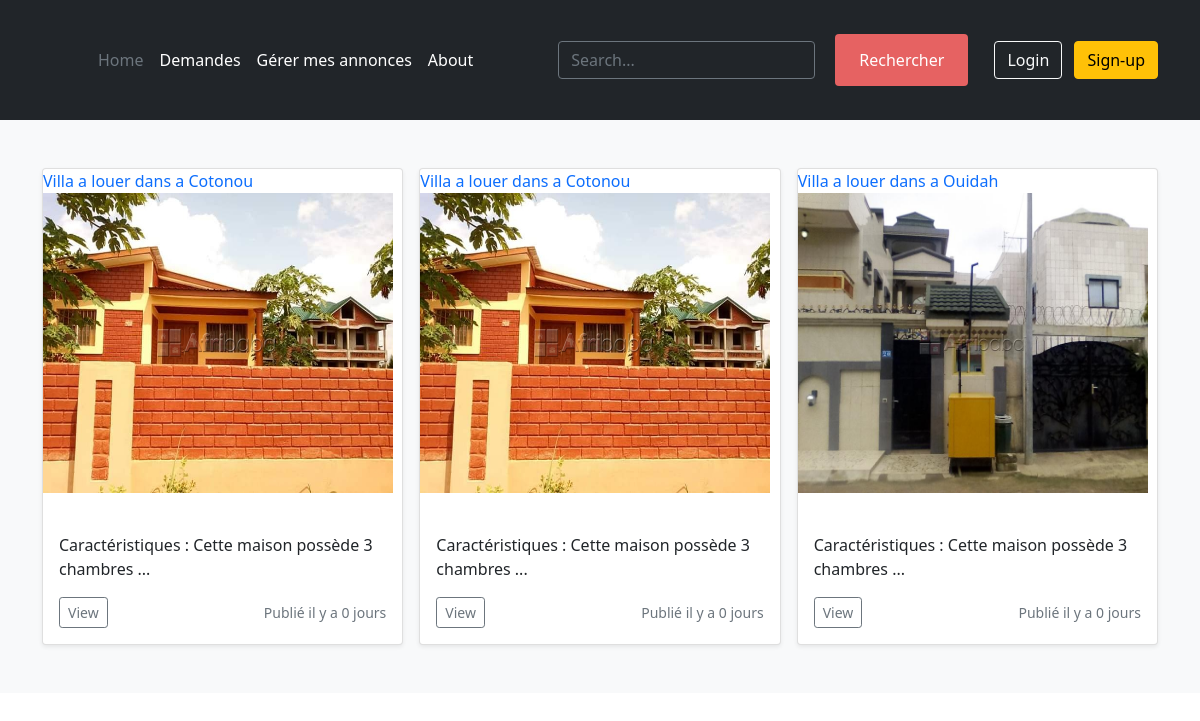
The page / on the database its author committed.
### tables this page shows
CREATE TABLE `logement` (
  `id` int(11) NOT NULL,
  `titre` varchar(5000) NOT NULL,
  `adresse` varchar(5000) NOT NULL,
  `prix` int(11) NOT NULL,
  `image` varchar(500) NOT NULL,
  `carac` varchar(10000) NOT NULL,
  `departement` varchar(50) NOT NULL,
  `type` varchar(50) NOT NULL,
  `status` int(11) NOT NULL DEFAULT 1,
  `categorie` varchar(255) NOT NULL,
  `login_createur` varchar(255) NOT NULL,
  `telephone` int(11) NOT NULL,
  `date` date NOT NULL DEFAULT '2002-02-27'
);

### index.php (the view, shortened to what this page needs)
<?php require_once('connection.php');
session_start();  ?>
<!doctype html>
<html lang="en">
  <head>
    <link rel="stylesheet" href="loccar_style.css">
    <link rel="stylesheet" href="css/page1.css">
<link href="css/bootstrap.min.css" rel="stylesheet">
    <link href="css/headers.css" rel="stylesheet">
  </head>
  <body>
 <header class="p-3 bg-dark text-white">
    <div class="container">
      <div class="d-flex flex-wrap align-items-center justify-content-center justify-content-lg-start">
        <a href="" class="d-flex align-items-center mb-2 mb-lg-0 text-white text-decoration-none">
          <svg class="bi me-2" width="40" height="32" role="img" aria-label="Bootstrap"><use xlink:href="#bootstrap"/></svg>
        </a>
        <ul class="nav col-12 col-lg-auto me-lg-auto mb-2 justify-content-center mb-md-0">
          <li><a href="index.php" class="nav-link px-2 text-secondary">Home</a></li>
          <li><a href="Demande.php" class="nav-link px-2 text-white">Demandes</a></li>
          <li><a href="Gérerannonces.php" class="nav-link px-2 text-white">Gérer mes annonces </a></li>
          <li><a href="" class="nav-link px-2 text-white">About</a></li>
        </ul>
        <form class="col-12 col-lg-auto mb-3 mb-lg-0 me-lg-3" method ="post" action="" >
          <table><td><input type="search" class="form-control form-control-dark" name="motcle" placeholder="Search..." aria-label="Search"></td>
          <td><input class="btn btn-outline-light me-2" type="submit" name="btsubmit" value="Rechercher"> </td>
          </table>
        </form>
        <?php
            if ($_SESSION['monlogin']) {
              $users=$_SESSION['monlogin'];
              $requete1="SELECT * from users where login='$users'";
              $result1=mysqli_query($conn,$requete1);
              $ligne1=mysqli_fetch_assoc($result1);
              echo "";
              echo'<div class="flex-shrink-0 dropdown">
              <a href="#" class="d-block link-dark text-decoration-none dropdown-toggle" id="dropdownUser2" data-bs-toggle="dropdown" aria-expanded="false">
                <img src="'.$ligne1['image'].'" alt="mdo" width="32" height="32" class="rounded-circle">
              </a>
              '.$_SESSION['monlogin'].'
              <ul class="dropdown-menu text-small shadow" aria-labelledby="dropdownUser2">
                <li><a class="dropdown-item" href="modifierprofil.php">Edit Profile</a></li>
                <li><a class="dropdown-item" href="deconnecter.php">Sign out</a></li>
              </ul>
            </div>' ;
            }else {
              echo '<div class="text-end">
          <a href="login.php"><button type="button" class="btn btn-outline-light me-2">Login</button></a>
          <a  href="inscription.php"><button type="button" class="btn btn-warning">Sign-up</button></a>
        </div>
         ';
         }?>
      </div>
    </div>
  </header>
  <main>
  <?php
        if(isset($_POST['btsubmit'])){
            $mot=$_POST['motcle'];
            $requete="SELECT *from logement where titre LIKE BINARY '%$mot%' and status=1 and categorie='offre'" ;
            $resultat=mysqli_query($conn, $requete);
        }
        else{
            $requete="SELECT *from logement  where categorie='offre'";
            $resultat=mysqli_query($conn, $requete);
           }
           if (mysqli_num_rows($resultat)> 0) {
            ?>
  <div class="album py-5 bg-light">
         <div class="container">
            <div class="row row-cols-1 row-cols-sm-2 row-cols-md-3 g-3">
             <?php
   while($ligne=mysqli_fetch_assoc($resultat)){
       ?>
            <div class="col">
                <div class="card shadow-sm">
                  <a href="afficherannonce.php?idannonce=<?php echo $ligne['id']?>"><?php echo $ligne['titre']?></a>
                  <img src='<?php echo $ligne['image']?>' alt="Image" height="300" width="350"  ><br>
                  <div class="card-body">
                    <p class="card-text"><?php echo "Caractéristiques : ".substr($ligne['carac'],0,34)."..."?></p>
                    <div class="d-flex justify-content-between align-items-center">
                      <div class="btn-group">
                      <a href="afficherannonce.php?idannonce=<?php echo $ligne['id']?>"><button type="button" class="btn btn-sm btn-outline-secondary">View</button></a>
                      </div>
                      <?php
                      $sql = "SELECT CURDATE() AS dat";
                      $result=mysqli_query($conn,$sql);
                      $li=mysqli_fetch_assoc($result);
                      $date=$li['dat'];
                      $date2=$ligne['date'];
                      $req="SELECT DATEDIFF('$date','$date2') AS nb_jours";
                      $tmp=mysqli_query($conn,$req);
                      $lligne=mysqli_fetch_assoc($tmp);
                      if ($lligne['nb_jours']==0) {
                        echo '<small class="text-muted"> Publié il y a 0 jours  </small>';
                      }
                      else {
                        echo '<small class="text-muted">Publié il y a '.$lligne['nb_jours'].' jours  </small>';
                      }
                      ?>
                    </div>
                  </div>
                </div>
            </div>
              <?php } ?>
            </div>
          </div>
  </div>
  <?php }else {echo "<b>0 results</b>";} ?>
</main>
</body>
</html>
<!DOCTYPE html>
<html>
  <head>
    <link rel="stylesheet" href="loccar_style.css">
  </head>
  <body>
  </body>
</html>

### css/loccar_style.css (style rules this page uses)
html,body { margin: 0; padding: 0; width: 100%;height: 100%; }
a { text-decoration: none; }
table { caption-side: bottom; }
th,td { border: none; padding: 10px; }

### css/page1.css (style rules this page uses)
html,body { margin: 0; padding: 0; width: 100%; height: 100%; }
a { text-decoration: none; }
table { caption-side:bottom ; }
th ,td { text-align: left; border: 2; padding: 10px; }
input[type=submit] { background-color: #e66262; color: white; padding: 14px 20px; margin: 8px 0; border: none; cursor: pointer; width: 100%; }

### css/headers.css (style rules this page uses)
.form-control-dark { color: #fff; background-color: var(--bs-dark); border-color: var(--bs-gray); }
.bi { vertical-align: -.125em; fill: currentColor; }

### rows shown on the page
logement: titre "Villa a louer dans a Cotonou", image (picture), carac "Cette maison possède 3 chambres"
logement: titre "Villa a louer dans a Cotonou", image (picture), carac "Cette maison possède 3 chambres"
logement: titre "Villa a louer dans a Ouidah", image (picture), carac "Cette maison possède 3 chambres"
